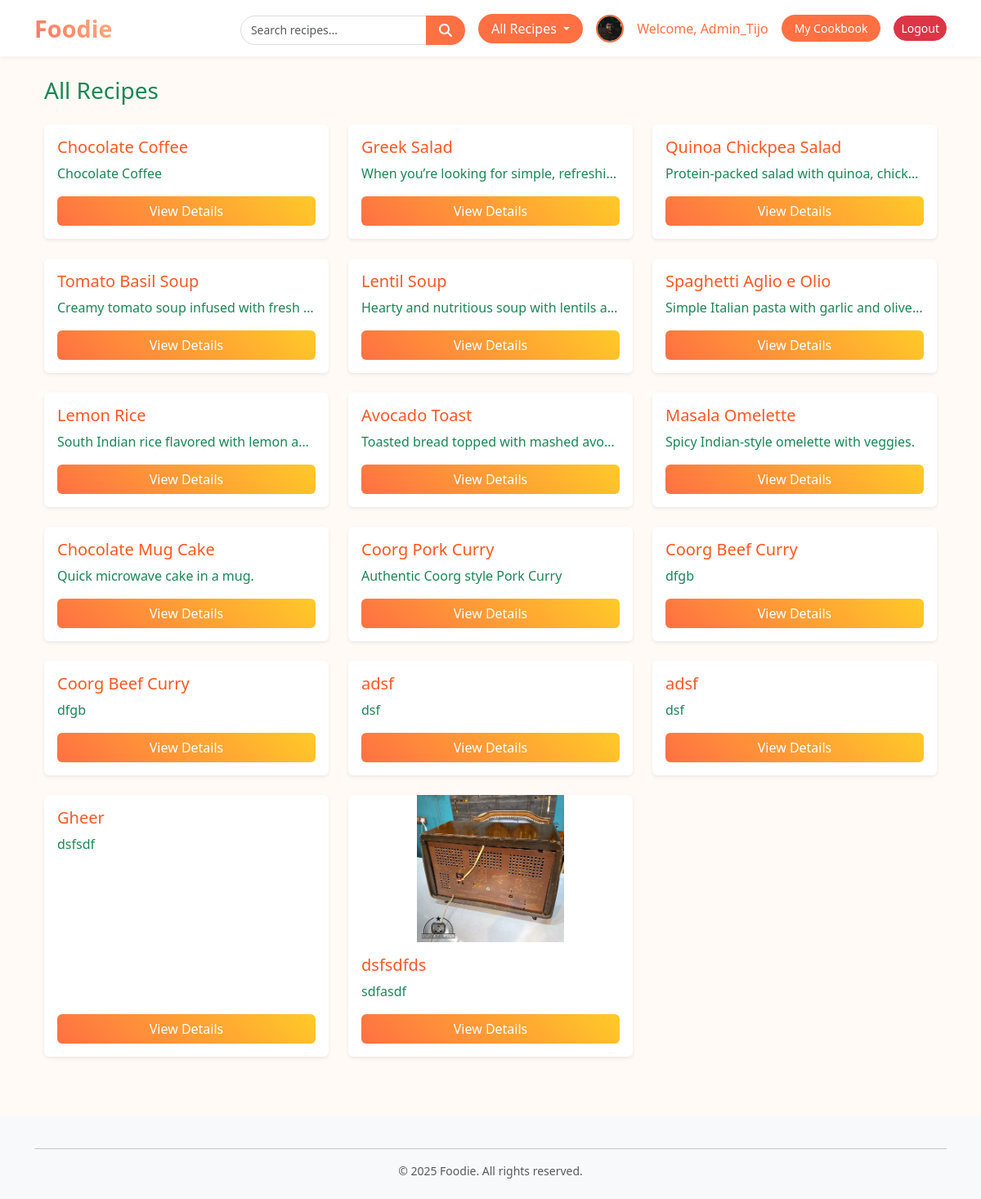
Page /recipes/ (signed in) on the committed database.
### accounts/models.py (models this page shows, shortened)
class UserProfile(models.Model):
    user = models.OneToOneField(
        User,
        on_delete=models.CASCADE,
        related_name='profile'
    )
    bio = models.TextField(blank=True, null=True)
    date_created = models.DateTimeField(auto_now_add=True)
    profile_photo = models.ImageField(
        upload_to='profile/',
        blank=True,
        null=True
    )

### recipes/models.py (models this page shows, shortened)
class Recipe(models.Model):
    name = models.CharField(max_length=100)
    description = models.TextField(null=True, blank=True)
    ingredients = models.TextField()
    directions = models.TextField()
    date_added = models.DateTimeField(auto_now_add=True, null=True, blank=True)
    category = models.ForeignKey(Category, on_delete=models.CASCADE)
    image = models.ImageField(
        upload_to='recipe_images/',  # path inside media folder
        null=True,                   # optional
         blank=True )
    user = models.ForeignKey(User, on_delete=models.CASCADE, related_name='recipes', null=True, default=1)
    favorited_by = models.ManyToManyField(
        User,
        related_name="favorite_recipes",
        blank=True
    )
    class Meta:
        ordering = ['date_added']

### recipes/views.py (the view)
# urls.py: path('', views.recipes_view, name='recipes'),
def recipes_view(request):
    recipes = Recipe.objects.all()  # fetch all recipes
    context = {
        'recipes': recipes  # pass the queryset to the template
    }
    return render(request, 'recipes/recipes.html', context)

### recipes/forms.py
class SearchForm(forms.Form):
    query = forms.CharField(
        label='',
        widget=forms.TextInput(attrs={
            'placeholder': 'Search recipes',
            'class': 'form-control me-2'  # Bootstrap class for styling
        })
    )

### recipes/context_processors.py (called while the page is built)
def search_form(request):
    return {'search_form': SearchForm()}

### recipes/templates/recipes/recipes.html (shortened to what this page needs)
{% extends "base.html" %}
{% block content %}
<div class="container">
  <h3 class="text-success mb-4">All Recipes</h3>
  <div class="row">
    {% for recipe in recipes %}
    <div class="col-md-6 col-lg-4 mb-4">
      <div class="card shadow-sm border-0 h-100 d-flex flex-column">
        {% if recipe.image %}
        <img
          src="{{ recipe.image.url }}"
          alt="{{ recipe.name }}"
          class="card-img-top img-fluid rounded-top"
          style="object-fit: contain; max-height: 180px; width: 100%;"
        />
        {% endif %}
        <div class="card-body d-flex flex-column">
          <h5 class="card-title" style="color:#FF5722;">{{ recipe.name }}</h5>
          <p class="card-text text-success text-truncate">{{ recipe.description }}</p>
          <div class="mt-auto">
            <a href="{% url 'recipes:recipe_detail' recipe.id %}"
               class="btn btn-gradient w-100">
              View Details
            </a>
          </div>
        </div>
      </div>
    </div>
    {% endfor %}
  </div>
</div>
{% endblock content %}

### templates/base.html (shortened to what this page needs)
{% load static %} {% load django_bootstrap5 %}
<!DOCTYPE html>
<html lang="en">
  <head>
    {% bootstrap_css %}
    <link
      href="https://cdnjs.cloudflare.com/ajax/libs/font-awesome/6.5.0/css/all.min.css"
      rel="stylesheet"
    />
  </head>
  <body>
    <header>
      <nav class="navbar navbar-expand-lg navbar-light fixed-top">
        <div class="container">
          <a class="navbar-brand" href="{% url 'foodie_app:index' %}">Foodie</a>
          <div class="collapse navbar-collapse" id="mainNav">
            <ul class="navbar-nav ms-auto">
              <li class="nav-item">
                <form
                  class="d-flex navbar-search ms-2"
                  action="{% url 'recipes:search_results' %}"
                  method="get"
                >
                  <div class="input-group">
                    <input
                      type="text"
                      name="query"
                      class="form-control form-control-sm search-input"
                      mt-3px
                      placeholder="Search recipes..."
                      value="{{ request.GET.query }}"
                    />
                    <button class="btn btn-foodie" type="submit">
                      <i class="fa fa-search"></i>
                    </button>
                  </div>
                </form>
              </li>
              <li class="nav-item dropdown">
                {% if user.is_authenticated %}
                <a
                  class="btn btn-foodie dropdown-toggle mx-2"
                  href="#"
                  id="recipesDropdown"
                  role="button"
                  data-bs-toggle="dropdown"
                  aria-expanded="false"
                >
                  All Recipes
                </a>
                {% endif %}
              </li>
              {% if user.is_authenticated %}
              <li class="nav-item d-flex align-items-center">
                {% if user.profile.profile_photo %}
                <img
                  src="{{ user.profile.profile_photo.url }}"
                  alt="profile photo"
                  style="
                    width: 34px;
                    height: 34px;
                    border-radius: 50%;
                    margin-right: 8px;
                    border: 2px solid #ff7043;
                  "
                />
                {% endif %}
              </li>
              <li class="nav-item d-flex align-items-center">
                <span class="navbar-text">
                  Welcome,
                  <a href="{% url 'accounts:edit_user_profile' %}"
                    >{{ user.username }}</a
                  >
                </span>
              </li>
              <li class="nav-item">
                <a
                  class="btn btn-foodie btn-sm mx-2"
                  href="{% url 'recipes:favorite_recipes' %}"
                  >My Cookbook</a
                >
              </li>
              <li class="nav-item d-flex align-items-center">
                <form
                  method="post"
                  action="{% url 'accounts:logout' %}"
                  class="d-inline"
                >
                  <button type="submit" class="btn btn-danger btn-sm">
                    Logout
                  </button>
                </form>
              </li>
              {% endif %}
            </ul>
          </div>
        </div>
      </nav>
    </header>
    <main class="container mt-4">
      {% block content %} {% endblock content %}
    </main>
    <footer class="bg-light mt-5">
  <div class="container py-4 text-center">
    <hr class="mb-3">
    <p class="mb-0 small text-muted">&copy; 2025 Foodie. All rights reserved.</p>
  </div>
</footer>
  </body>
</html>

### templates/base.html (style rules this page uses)
body { padding-top: 70px; background-color: #fffaf5; font-family: "Segoe UI", sans-serif; }
footer p { margin: 0; }
.navbar { background-color: #ffffff !important; box-shadow: 0 2px 6px rgba(0, 0, 0, 0.05); }
.navbar-brand { font-weight: bold; font-size: 1.8rem; background: linear-gradient(45deg, #ff6f61, #feb47b); -webkit-background-clip: text; -webkit-text-fill-color: transparent; }
.navbar-nav { display: flex; align-items: center; gap: 0.5rem; }
.btn-foodie { background-color: #ff7043; color: white !important; border: none; border-radius: 20px; padding: 6px 16px; transition: background-color 0.3s ease; }
.btn-danger { border-radius: 20px; }
.navbar-text { font-weight: 500; color: #ff7043; }
.navbar-text a { color: #ff7043; text-decoration: none; }
.search-input { border-radius: 20px; border: 1px solid #ddd; padding: 6px 12px; outline: none; transition: border-color 0.3s ease, box-shadow 0.3s ease; }
.navbar-search { margin-top: 4px; }

### recipes/templates/recipes/recipes.html (style rules this page uses)
.btn-gradient { background: linear-gradient(45deg, #FF7043, #FFCA28); color: white; border: none; transition: transform 0.2s, box-shadow 0.2s; }

### rows in the picture
Recipe: name "Chocolate Coffee", description "Chocolate Coffee"
Recipe: name "Greek Salad", description "When you’re looking for simple, refreshi…"
Recipe: name "Quinoa Chickpea Salad", description "Protein-packed salad with quinoa, chick…"
Recipe: name "Tomato Basil Soup", description "Creamy tomato soup infused with fresh…"
Recipe: name "Lentil Soup", description "Hearty and nutritious soup with lentils a…"
Recipe: name "Spaghetti Aglio e Olio", description "Simple Italian pasta with garlic and olive…"
Recipe: name "Lemon Rice", description "South Indian rice flavored with lemon a…"
Recipe: name "Avocado Toast", description "Toasted bread topped with mashed avo…"
Recipe: name "Masala Omelette", description "Spicy Indian-style omelette with veggies."
Recipe: name "Chocolate Mug Cake", description "Quick microwave cake in a mug."
Recipe: name "Coorg Pork Curry", description "Authentic Coorg style Pork Curry"
Recipe: name "Coorg Beef Curry", description "dfgb"
Recipe: name "Coorg Beef Curry", description "dfgb"
Recipe: name "adsf", description "dsf"
Recipe: name "adsf", description "dsf"
Recipe: name "Gheer", description "dsfsdf"
Recipe: image (picture), name "dsfsdfds", description "sdfasdf"

### other values in the picture
{{ user.username }} "Admin_Tijo"
